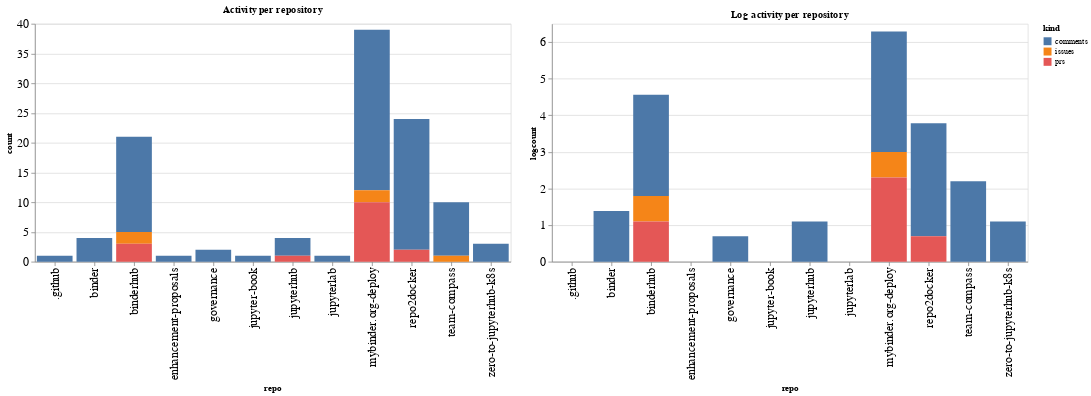

The notebook cell this image was saved under:
### Code cell
ch1 = alt.Chart(repo_summaries, width=600, title="Activity per repository").mark_bar().encode(
    x='repo',
    y='count',
    color='kind',
    tooltip="kind"
)

ch2 = alt.Chart(repo_summaries, width=600, title="Log activity per repository").mark_bar().encode(
    x='repo',
    y='logcount',
    color='kind',
    tooltip="kind"
)

ch1 | ch2

### Figure 1 — Vega-Lite specification as saved in the notebook (floating-point values rounded to 4 significant figures)
{"config": {"axisLeft": {"labelFontSize": 15}, "axisBottom": {"labelFontSize": 15}}, "hconcat": [{"mark": "bar", "encoding": {"color": {"type": "nominal", "field": "kind"}, "tooltip": {"type": "nominal", "field": "kind"}, "x": {"type": "nominal", "field": "repo"}, "y": {"type": "quantitative", "field": "count"}}, "title": "Activity per repository", "width": 600}, {"mark": "bar", "encoding": {"color": {"type": "nominal", "field": "kind"}, "tooltip": {"type": "nominal", "field": "kind"}, "x": {"type": "nominal", "field": "repo"}, "y": {"type": "quantitative", "field": "logcount"}}, "title": "Log activity per repository", "width": 600}], "data": {"name": "data-7a5fcce25e8321c5dcb04d9aac3a9b6b"}, "$schema": "https://vega.github.io/schema/vega-lite/v4.8.1.json", "datasets": {"data-7a5fcce25e8321c5dcb04d9aac3a9b6b": [{"repo": ".github", "kind": "comments", "count": 1, "logcount": 0.0}, {"repo": "binder", "kind": "comments", "count": 4, "logcount": 1.386}, {"repo": "binderhub", "kind": "comments", "count": 16, "logcount": 2.773}, {"repo": "binderhub", "kind": "issues", "count": 2, "logcount": 0.6931}, {"repo": "binderhub", "kind": "prs", "count": 3, "logcount": 1.099}, {"repo": "enhancement-proposals", "kind": "comments", "count": 1, "logcount": 0.0}, {"repo": "governance", "kind": "comments", "count": 2, "logcount": 0.6931}, {"repo": "jupyter-book", "kind": "comments", "count": 1, "logcount": 0.0}, {"repo": "jupyterhub", "kind": "comments", "count": 3, "logcount": 1.099}, {"repo": "jupyterhub", "kind": "prs", "count": 1, "logcount": 0.0}, {"repo": "jupyterlab", "kind": "comments", "count": 1, "logcount": 0.0}, {"repo": "mybinder.org-deploy", "kind": "comments", "count": 27, "logcount": 3.296}, {"repo": "mybinder.org-deploy", "kind": "issues", "count": 2, "logcount": 0.6931}, {"repo": "mybinder.org-deploy", "kind": "prs", "count": 10, "logcount": 2.303}, {"repo": "repo2docker", "kind": "comments", "count": 22, "logcount": 3.091}, {"repo": "repo2docker", "kind": "prs", "count": 2, "logcount": 0.6931}, {"repo": "team-compass", "kind": "comments", "count": 9, "logcount": 2.197}, {"repo": "team-compass", "kind": "issues", "count": 1, "logcount": 0.0}, {"repo": "zero-to-jupyterhub-k8s", "kind": "comments", "count": 3, "logcount": 1.099}]}}
